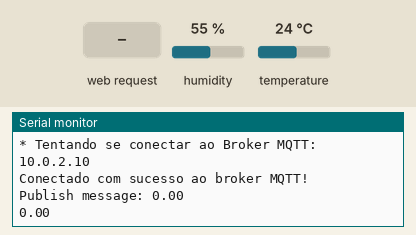
The sketch below on a simulated ESP8266 (NodeMCU). Parts: the last lines printed to the serial monitor. Inputs (shaded band) come from the test bench; at power-on: humidity 55 %, temperature 24 °C. WiFi joins after 1.5 s; servers stay silent unless stated; storage starts empty; no MQTT or app messages arrive unless stated.

Above: at 12.7 s.
12.8 s: HTTP request GET /ON received
15.1 s: humidity set to 22 %
At 16.6 s:
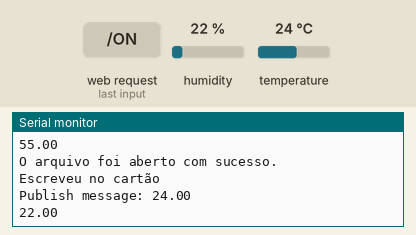
17.2 s: temperature set to 12 °C
At 18.2 s:
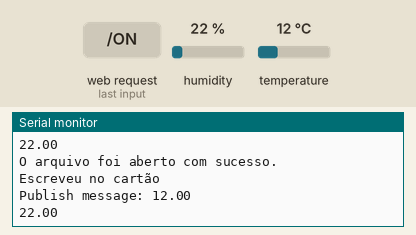
19.3 s: HTTP request GET /OFF received
21.4 s: humidity set to 40 %
At 23.2 s:
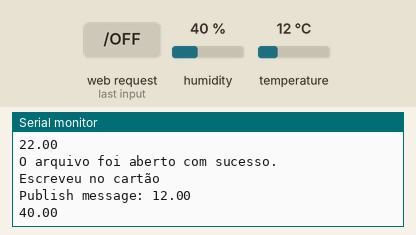
Timing chart, 0 to 24.5 s (numbered marks = the images above; inputs shaded):
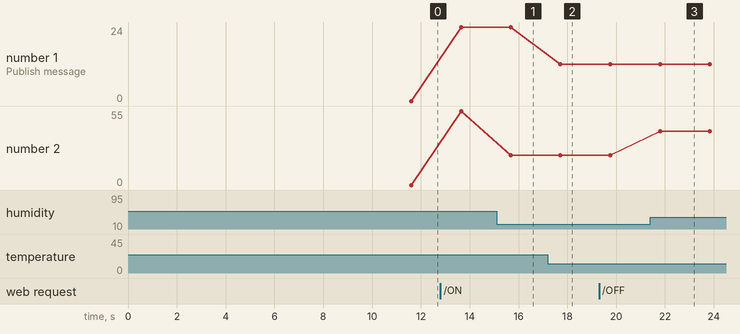

Measured:
- after the input at 15.1 s, the serial monitor: prints a new line after 0.58 s (image 1)
- after the input at 17.2 s, the serial monitor: prints a new line after 0.52 s (image 2)
- after the input at 21.4 s, the serial monitor: prints a new line after 0.40 s (image 3)
- plotted number 1: 24 → 12 after the input at 17.2 s
- plotted number 2: 55 → 22 after the input at 15.1 s, 22 → 40 after the input at 21.4 s

The sketch:

ESP_Estacao_Meteorologica.ino
```cpp
#include <ESP8266WiFi.h>  // Importa a Biblioteca ESP8266WiFi
#include <PubSubClient.h> // Importa a Biblioteca PubSubespClient
#include <WiFiManager.h>
#include <ESP8266mDNS.h>
//#include <WiFiUdp.h>
#include <ArduinoOTA.h>
#include "DHT.h"
//biblioteca responsável pela comunicação com o Cartão SD
#include <SD.h>

//defines de id mqtt e tópicos para publicação e subscribe

#define TOPICO_SUBSCRIBE_P1 "casa134/quarto/temperatura"      //tópico MQTT de escuta luz 1
#define TOPICO_SUBSCRIBE_P2 "casa134/quarto/umidade" //tópico MQTT de escuta luz 1

#define ID_MQTT "FelipeMelloFonseca" //id mqtt (para identificação de sessão)
                                     //IMPORTANTE: este deve ser único no broker (ou seja,
                                     //            se um espClient MQTT tentar entrar com o mesmo
                                  //            id de outro já conectado ao broker, o broker
                                     //            irá fechar a conexão de um deles).
#define USER_MQTT "felipe"   // usuario no MQTT
#define PASS_MQTT "12345678" // senha no MQTT

//DHT11
// Uncomment one of the lines below for whatever DHT sensor type you're using!
#define DHTTYPE DHT11 // DHT 11
//#define DHTTYPE DHT21   // DHT 21 (AM2301)
//#define DHTTYPE DHT22   // DHT 22  (AM2302), AM2321
// DHT Sensor
const int DHTPin = 5;

// Initialize DHT sensor.
DHT dht(DHTPin, DHTTYPE);

//defines - mapeamento de pinos do NodeMCU
#define D0 16
#define D1 5
#define D2 4
#define D3 0
#define D4 2
#define D5 14
#define D6 12
#define D7 13
#define D8 15 //ligação do CS_PIN
#define D9 3
#define D10 1
#define CS_PIN  D8

// WIFI
const char *myHostname = "Felipe_ESP";
const char *SSID = "C3T";            // SSID / nome da rede WI-FI que deseja se conectar
const char *PASSWORD = "caliel1234"; // Senha da rede WI-FI que deseja se conectar

// MQTT
const char *BROKER_MQTT = "10.0.2.10"; //URL do broker MQTT que se deseja utilizar
int BROKER_PORT = 1883;                      // Porta do Broker MQTT
long lastMsg = 0;                            //tempo da ultima mensagem publicada
char msg[50];
int value = 0;

//Variáveis e objetos globais
WiFiClient espClient;         // Cria o objeto espespClient
PubSubClient MQTT(espClient); // Instancia o espCliente MQTT passando o objeto
WiFiManager wifiManager;      //Instancia do WifiManage

// Variáveis climáticas
static char celsiusTemp[7];
static char fahrenheitTemp[7];
static char humidityTemp[7];
float temperatura = 0;
float umidade = 0;

// Web Server on port 80
WiFiServer server(80);

//Prototypes"
void escreverSD();
void verificarSD();
void initSerial();
void initDHT11();
void loopDHT11();
void init_WifiAp();
void initWiFi();
void initOTA();
void initMQTT();
void reconectWiFi();
void mqtt_callback(char *topic, byte *payload, unsigned int length);
void VerificaConexoesWiFIEMQTT(void);
void InitOutput(void);
void resetWifi();

/*
 *  Implementações das funções
 */
void setup()
{
  //inicializações:

  initSerial();
  verificarSD();
  //initWiFi();// Versão com Wifi normal sem Wifimanage
  init_WifiAp(); //Versão usnado o Wifimanage
  initServer();
  initOTA();
  initMQTT(); // Não estamos usando MQTT nesse módulo atpe o momento
  //InitOutput();
  initDHT11();
  loopDHT11();
}

//Inicia o DHT no SETUP do programa
void initDHT11()
{
  dht.begin();
}

// verifica se o cartão SD está presente e se pode ser inicializado
void verificarSD(){
  if (!SD.begin(CS_PIN)) {
    Serial.println("Falha, verifique se o cartão está presente.");
    //programa encerrrado
    return;
  }
}

//Inicia o server
void initServer()
{
  // Starting the web server
  server.begin();
  Serial.println("Web server running. Waiting for the ESP IP...");
  delay(10000);
}
//Função: inicializa comunicação serial com baudrate 115200 (para fins de monitorar no terminal serial
//        o que está acontecendo.
//Parâmetros: nenhum
//Retorno: nenhum
void initSerial()
{
  Serial.begin(115200);
}

//Função: inicializa e conecta-se na rede WI-FI desejada
//Parâmetros: nenhum
//Retorno: nenhum
void initWiFi()
{
  delay(10);
  Serial.println("------Conexao WI-FI------");
  Serial.print("Conectando-se na rede: ");
  Serial.println(SSID);
  Serial.println("Aguarde");

  reconectWiFi();
}

//Função: inicializa OTA - permite carga do novo programa via Wifi
//Parâmetros: nenhum
//Retorno: nenhum
void initOTA()
{
  Serial.println();
  Serial.println("Iniciando OTA....");
  ArduinoOTA.setHostname("pratica-4"); // Define o nome da porta

  // No authentication by default
  //ArduinoOTA.setPassword((const char *)"teste-ota"); // senha para carga via WiFi (OTA)
  ArduinoOTA.setPassword("admin");
  ArduinoOTA.onStart([]() {
    Serial.println("Start");
  });
  ArduinoOTA.onEnd([]() {
    Serial.println("\nEnd");
  });
  ArduinoOTA.onProgress([](unsigned int progress, unsigned int total) {
    Serial.printf("Progress: %u%%\r", (progress / (total / 100)));
  });
  ArduinoOTA.onError([](ota_error_t error) {
    Serial.printf("Error[%u]: ", error);
    if (error == OTA_AUTH_ERROR)
      Serial.println("Auth Failed");
    else if (error == OTA_BEGIN_ERROR)
      Serial.println("Begin Failed");
    else if (error == OTA_CONNECT_ERROR)
      Serial.println("Connect Failed");
    else if (error == OTA_RECEIVE_ERROR)
      Serial.println("Receive Failed");
    else if (error == OTA_END_ERROR)
      Serial.println("End Failed");
  });
  ArduinoOTA.begin();
}

//Função: inicializa parâmetros de conexão MQTT(endereço do
//        broker, porta e seta função de callback)
//Parâmetros: nenhum
//Retorno: nenhum
void initMQTT()
{
  MQTT.setServer(BROKER_MQTT, BROKER_PORT); //informa qual broker e porta deve ser conectado
  MQTT.setCallback(mqtt_callback);          //atribui função de callback (função chamada quando qualquer informação de um dos tópicos subescritos chega)
}

//Função: Publica valores de temperatura no MQTT
//Parâmetros: nenhum
//Retorno: nenhum

void publMQTT()
{

  if (!MQTT.connected())
  {
    reconnectMQTT();
  }
  MQTT.loop();

  long now = millis();
  if (now - lastMsg > 2000)
  {
    lastMsg = now;
    ++value;
    snprintf(msg, 75, "hello world #%ld", value);
    Serial.print("Publish message: ");
    Serial.println(String(temperatura).c_str());
     MQTT.publish(TOPICO_SUBSCRIBE_P1, String(temperatura).c_str());
     Serial.println(String(umidade).c_str());
     MQTT.publish(TOPICO_SUBSCRIBE_P2, String(umidade).c_str());
  }
}

//Função: função de callback
//        esta função é chamada toda vez que uma informação de
//        um dos tópicos subescritos chega)
//Parâmetros: nenhum
//Retorno: nenhum
void mqtt_callback(char *topic, byte *payload, unsigned int length)
{
  String msg;

  //obtem a string do payload recebido
  for (int i = 0; i < length; i++)
  {
    char c = (char)payload[i];
    msg += c;
  }

  Serial.println("msg = " + msg);

  if (msg.equals("ON")) // liga led
  {
    digitalWrite(D1, HIGH);
    Serial.println("Ligado led");
  }

  if (msg.equals("OFF"))
  {
    digitalWrite(D1, LOW);
    Serial.println("Desligado led");
  }

  if (msg.equals("1")) // resetwifi
  {
    resetWifi();
    Serial.println("Reiniciando Wifi");
    init_WifiAp(); //Inicializar Wifimanager pq reiniciei
  }
}

//Função: reconecta-se ao broker MQTT (caso ainda não esteja conectado ou em caso de a conexão cair)
//em caso de sucesso na conexão ou reconexão, o subscribe dos tópicos é refeito.
//Parâmetros: nenhum
//Retorno: nenhum
void reconnectMQTT()
{
  while (!MQTT.connected())
  {
    escreverSD();//Escrever o log da temperatura no SD
    Serial.print("* Tentando se conectar ao Broker MQTT: ");
    Serial.println(BROKER_MQTT);
    // if (MQTT.connect(ID_MQTT, USER_MQTT,PASS_MQTT)) // parameros usados para broker proprietário
    // ID do MQTT, login do usuário, senha do usuário

    if (MQTT.connect(ID_MQTT))
    {
      Serial.println("Conectado com sucesso ao broker MQTT!");
      MQTT.publish(TOPICO_SUBSCRIBE_P1, String(temperatura).c_str());
      MQTT.publish(TOPICO_SUBSCRIBE_P2, String(umidade).c_str());
    }
    else
    {
      Serial.println("Falha ao reconectar no broker.");
      Serial.println("Havera nova tentatica de conexao em 2s");
      delay(2000);
    }
  }
}

//Função: Resetar o wifimanager com as configurações guardadas
//Parâmetros: nenhum
//Retorno: nenhum
void resetWifi()
{
  wifiManager.resetSettings();
}

// Função de conexão com o WIFImanager
//Parâmetros: nenhum
//Retorno: nenhum
void init_WifiAp()
{
  WiFi.hostname(myHostname);
  //wifiManager.resetSettings(); //Usado para resetar sssid e senhas armazenadas
  wifiManager.setTimeout(60); //caso ninguém entre no wifimanager timeout
  wifiManager.autoConnect();  //Conectar através da parada

  Serial.print("Conectado com sucesso na rede via WifiManager na rede: ");
  Serial.println(WiFi.SSID());
  Serial.println();
  Serial.print("IP obtido: ");
  Serial.print(WiFi.localIP()); // mostra o endereço IP obtido via DHCP
  Serial.println();
  Serial.print("Endereço MAC: ");
  Serial.print(WiFi.macAddress()); // mostra o endereço MAC do esp8266
}

//Função: reconecta-se ao WiFi
//Parâmetros: nenhum
//Retorno: nenhum
void reconectWiFi()
{
  //se já está conectado a rede WI-FI, nada é feito.
  //Caso contrário, são efetuadas tentativas de conexão
  if (WiFi.status() == WL_CONNECTED)
    return;

  WiFi.begin(); // Conecta na rede WI-FI

  while (WiFi.status() != WL_CONNECTED)
  {
    delay(100);
    Serial.print(".");
  }

  Serial.println();
  Serial.print("Conectado com sucesso na rede: ");
  Serial.print(SSID);
  Serial.println();
  Serial.print("IP obtido: ");
  Serial.print(WiFi.localIP()); // mostra o endereço IP obtido via DHCP
  Serial.println();
  Serial.print("Endereço MAC: ");
  Serial.print(WiFi.macAddress()); // mostra o endereço MAC do esp8266
}

//Função: verifica o estado das conexões WiFI e ao broker MQTT.
//        Em caso de desconexão (qualquer uma das duas), a conexão
//        é refeita.
//Parâmetros: nenhum
//Retorno: nenhum
void VerificaConexoesWiFIEMQTT(void)
{
  if (!MQTT.connected())
    reconectWiFi();
  reconnectMQTT(); //se não há conexão com o Broker, a conexão é refeita

  reconectWiFi(); //se não há conexão com o WiFI, a conexão é refeita
}

//Função: inicializa o output em nível lógico baixo
//Parâmetros: nenhum
//Retorno: nenhum
void InitOutput(void)
{

  pinMode(D1, OUTPUT); //enviar HIGH para o output faz o Led acender / enviar LOW faz o Led apagar)
  digitalWrite(D1, LOW);
}

void loopDHT11()
{
  // Listenning for new espClients
  espClient = server.available();

  if (espClient)
  {
    Serial.println("New espClient");
    // bolean to locate when the http request ends
    boolean blank_line = true;
    while (espClient.connected())
    {
      if (espClient.available())
      {
        char c = espClient.read();

        if (c == '\n' && blank_line)
        {
          // Sensor readings may also be up to 2 seconds 'old' (its a very slow sensor)
          float h = dht.readHumidity();
          // Read temperature as Celsius (the default)
          float t = dht.readTemperature();
          temperatura = t; //trasnferindo o valor para uma variável global para tentar usar
          // Read temperature as Fahrenheit (isFahrenheit = true)
          float f = dht.readTemperature(true);
          // Check if any reads failed and exit early (to try again).
          if (isnan(h) || isnan(t) || isnan(f))
          {
            Serial.println("Failed to read from DHT sensor!");
            strcpy(celsiusTemp, "Failed");
            strcpy(fahrenheitTemp, "Failed");
            strcpy(humidityTemp, "Failed");
          }
          else
          {
            // Computes temperature values in Celsius + Fahrenheit and Humidity
            float hic = dht.computeHeatIndex(t, h, false);
            dtostrf(hic, 6, 2, celsiusTemp);
            float hif = dht.computeHeatIndex(f, h);
            dtostrf(hif, 6, 2, fahrenheitTemp);
            dtostrf(h, 6, 2, humidityTemp);
            // You can delete the following Serial.print's, it's just for debugging purposes
            Serial.print("Humidity: ");
            Serial.print(h);
            Serial.print(" %\t Temperature: ");
            Serial.print(t);
            Serial.print(" *C ");
            Serial.print(f);
            Serial.print(" *F\t Heat index: ");
            Serial.print(hic);
            Serial.print(" *C ");
            Serial.print(hif);
            Serial.print(" *F");
            Serial.print("Humidity: ");
            Serial.print(h);
            Serial.print(" %\t Temperature: ");
            Serial.print(t);
            Serial.print(" *C ");
            Serial.print(f);
            Serial.print(" *F\t Heat index: ");
            Serial.print(hic);
            Serial.print(" *C ");
            Serial.print(hif);
            Serial.println(" *F");
          }
          espClient.println("HTTP/1.1 200 OK");
          espClient.println("Content-Type: text/html");
          espClient.println("Connection: close");
          espClient.println();
          // your actual web page that displays temperature and humidity
          espClient.println("<!DOCTYPE HTML>");
          espClient.println("<html>");
          espClient.println("<head></head><body><h1>ESP8266 - Temperatura e Umidade</h1><h3>Temperatura em Celsius: ");
          espClient.println(celsiusTemp);
          espClient.println("*C</h3><h3>Temperatura em Fahrenheit: ");
          espClient.println(fahrenheitTemp);
          espClient.println("*F</h3><h3>Umidade: ");
          espClient.println(humidityTemp);
          espClient.println("%</h3><h3>");
          espClient.println("</body></html>");
          break;
        }
        if (c == '\n')
        {
          // when starts reading a new line
          blank_line = true;
        }
        else if (c != '\r')
        {
          // when finds a character on the current line
          blank_line = false;
        }
      }
    }
    // closing the espClient connection
    delay(1);
    espClient.stop();
    Serial.println("espClient disconnected.");
  }
}

void loopDHT11Time()
{

  delay(2000);
  temperatura = dht.readTemperature();
  umidade = dht.readHumidity();

  //intervalo de espera para uma nova leitura dos dados.


}

void escreverSD(){
    File dataFile = SD.open("LOG.txt", FILE_WRITE);
  // se o arquivo foi aberto corretamente, escreve os dados nele
  if (dataFile) {
    Serial.println("O arquivo foi aberto com sucesso.");
      //formatação no arquivo: linha a linha >> UMIDADE | TEMPERATURA
      dataFile.print(umidade);
      dataFile.print(" | ");
      dataFile.println(temperatura);
      Serial.println("Escreveu no cartão");
      //fecha o arquivo após usá-lo
      dataFile.close();
  }
  // se o arquivo não pôde ser aberto os dados não serão gravados.
  else {
    Serial.println("Falha ao abrir o arquivo LOG.txt");
  }

}

//programa principal
void loop()
{
  ArduinoOTA.handle(); // keep-alive da comunicação OTA
  loopDHT11();         //loop para apresentar a analise do DHT11

  // VerificaConexoesWiFIEMQTT();//garante funcionamento das conexões WiFi e ao broker MQTT

  MQTT.loop(); //keep-alive da comunicação com broker MQTT
  publMQTT();  //Publicar o MQTT
  loopDHT11Time();
  escreverSD();
}
```
